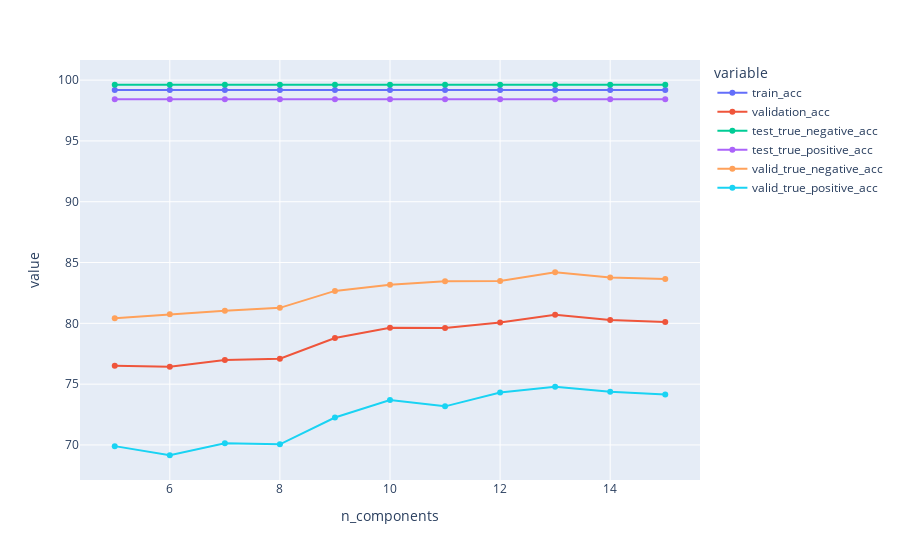

The notebook cell saved with this chart:
### Code cell
px.line(
    x='n_components', 
    y=[
        'n_components', 
        'train_acc', 
        'validation_acc', 
        'test_true_negative_acc', 
        'test_true_positive_acc', 
        'valid_true_negative_acc',
        'valid_true_positive_acc'
    ], 
    data_frame=stats_df, 
    markers=True
)

### Figure 1 — Plotly figure (JSON) as saved in the notebook; plotly's stock layout.template omitted (floating-point values rounded to 4 significant figures)
{"data": [{"hovertemplate": "variable=train_acc<br>n_components=%{x}<br>value=%{y}<extra></extra>", "legendgroup": "train_acc", "line": {"color": "#636efa", "dash": "solid"}, "marker": {"symbol": "circle"}, "mode": "lines+markers", "name": "train_acc", "orientation": "v", "showlegend": true, "type": "scatter", "x": [5, 6, 7, 8, 9, 10, 11, 12, 13, 14, 15], "xaxis": "x", "y": [99.18, 99.18, 99.18, 99.18, 99.18, 99.18, 99.18, 99.18, 99.18, 99.18, 99.18], "yaxis": "y"}, {"hovertemplate": "variable=validation_acc<br>n_components=%{x}<br>value=%{y}<extra></extra>", "legendgroup": "validation_acc", "line": {"color": "#EF553B", "dash": "solid"}, "marker": {"symbol": "circle"}, "mode": "lines+markers", "name": "validation_acc", "orientation": "v", "showlegend": true, "type": "scatter", "x": [5, 6, 7, 8, 9, 10, 11, 12, 13, 14, 15], "xaxis": "x", "y": [76.51, 76.44, 76.98, 77.1, 78.79, 79.64, 79.63, 80.07, 80.7, 80.27, 80.11], "yaxis": "y"}, {"hovertemplate": "variable=test_true_negative_acc<br>n_components=%{x}<br>value=%{y}<extra></extra>", "legendgroup": "test_true_negative_acc", "line": {"color": "#00cc96", "dash": "solid"}, "marker": {"symbol": "circle"}, "mode": "lines+markers", "name": "test_true_negative_acc", "orientation": "v", "showlegend": true, "type": "scatter", "x": [5, 6, 7, 8, 9, 10, 11, 12, 13, 14, 15], "xaxis": "x", "y": [99.62, 99.62, 99.62, 99.62, 99.62, 99.62, 99.62, 99.62, 99.62, 99.62, 99.62], "yaxis": "y"}, {"hovertemplate": "variable=test_true_positive_acc<br>n_components=%{x}<br>value=%{y}<extra></extra>", "legendgroup": "test_true_positive_acc", "line": {"color": "#ab63fa", "dash": "solid"}, "marker": {"symbol": "circle"}, "mode": "lines+markers", "name": "test_true_positive_acc", "orientation": "v", "showlegend": true, "type": "scatter", "x": [5, 6, 7, 8, 9, 10, 11, 12, 13, 14, 15], "xaxis": "x", "y": [98.44, 98.44, 98.44, 98.44, 98.44, 98.44, 98.44, 98.44, 98.44, 98.44, 98.44], "yaxis": "y"}, {"hovertemplate": "variable=valid_true_negative_acc<br>n_components=%{x}<br>value=%{y}<extra></extra>", "legendgroup": "valid_true_negative_acc", "line": {"color": "#FFA15A", "dash": "solid"}, "marker": {"symbol": "circle"}, "mode": "lines+markers", "name": "valid_true_negative_acc", "orientation": "v", "showlegend": true, "type": "scatter", "x": [5, 6, 7, 8, 9, 10, 11, 12, 13, 14, 15], "xaxis": "x", "y": [80.42, 80.75, 81.03, 81.27, 82.67, 83.17, 83.45, 83.49, 84.2, 83.77, 83.64], "yaxis": "y"}, {"hovertemplate": "variable=valid_true_positive_acc<br>n_components=%{x}<br>value=%{y}<extra></extra>", "legendgroup": "valid_true_positive_acc", "line": {"color": "#19d3f3", "dash": "solid"}, "marker": {"symbol": "circle"}, "mode": "lines+markers", "name": "valid_true_positive_acc", "orientation": "v", "showlegend": true, "type": "scatter", "x": [5, 6, 7, 8, 9, 10, 11, 12, 13, 14, 15], "xaxis": "x", "y": [69.9, 69.15, 70.14, 70.05, 72.25, 73.69, 73.17, 74.3, 74.78, 74.38, 74.15], "yaxis": "y"}], "layout": {"autosize": true, "legend": {"title": {"text": "variable"}, "tracegroupgap": 0}, "margin": {"t": 60}, "xaxis": {"anchor": "y", "autorange": true, "domain": [0, 1], "range": [4.387, 15.61], "title": {"text": "n_components"}, "type": "linear"}, "yaxis": {"anchor": "x", "autorange": true, "domain": [0, 1], "range": [66.8, 102.0], "title": {"text": "value"}, "type": "linear"}}}
